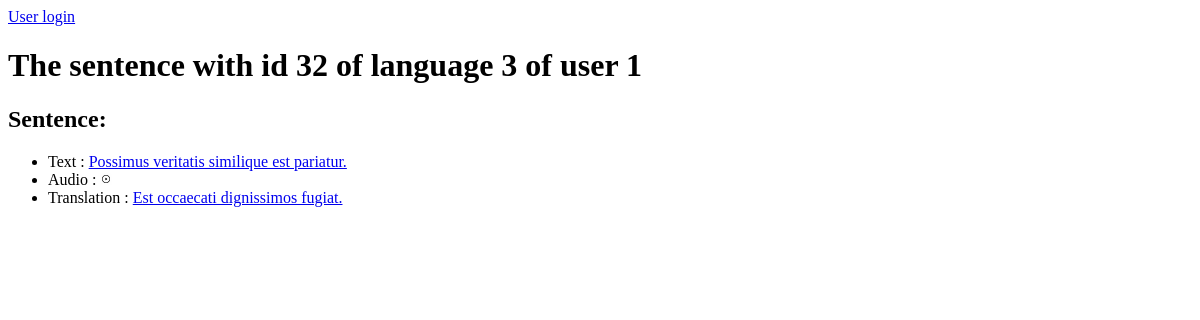
Page /language/3/sentence/32/ on the earlier database version.
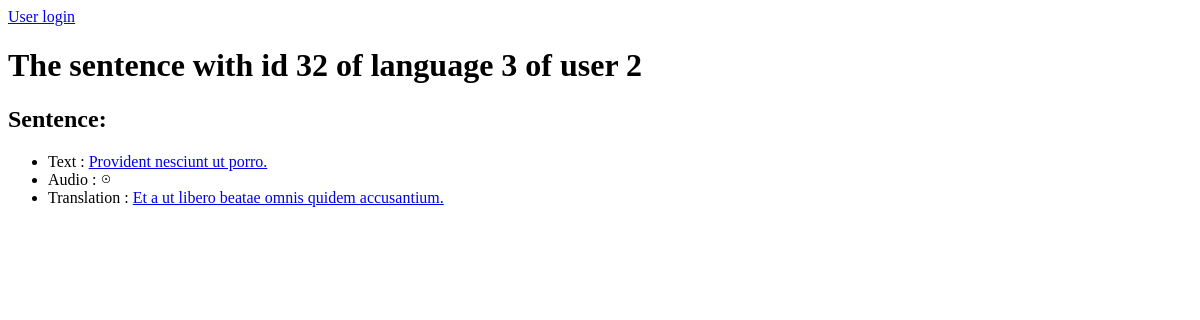
Same page on the later database version.
### atcatalog/model/atcmodel.py (models this page shows, shortened)
class Sentence(db.Model):
    id = db.Column(db.Integer, primary_key=True)
    text = db.Column(db.Text, nullable=False)
    translation = db.Column(db.Text)
    audio = db.Column(db.String(255))
    user_id = db.Column(db.Integer,
                        db.ForeignKey('user.id'), nullable = False)
    language_id = db.Column(db.Integer,
                        db.ForeignKey('language.id'), nullable = False)
    __table_args__ = (db.UniqueConstraint('text', 'user_id'),)

### atcatalog/views/sentence.py (the view)
@app.route('/language/<int:lid>/sentence/<int:sid>/')
@register_breadcrumb(app, '.language.sentence', 'Sentence', dynamic_list_constructor=view_sentence)
def sentence(lid, sid):
    sentence = Sentence.query.filter_by(language_id=lid, id=sid).one()
    return render_template('sentence.html', sentence=sentence)

### atcatalog/model/atcmodel.py (called while the page is built)
@event.listens_for(Engine, "connect")
def set_sqlite_pragma(dbapi_connection, connection_record):
    cursor = dbapi_connection.cursor()
    cursor.execute("PRAGMA foreign_keys=ON")
    cursor.close()

### atcatalog/templates/sentence.html (shortened to what this page needs)
{% extends "base.html" %}
{% block head %}
  {{ super() }}
  <link rel="stylesheet" href="{{ url_for('static', filename='sentence.css') }}" type="text/css" />
{% endblock %}
{% block header %}
    {{ super() }}
{% endblock %}
{% block headline %}
    <h1>
        The sentence with id {{ sentence.id }} of language {{ sentence.language_id }}
        of user {{ sentence.user_id }}
    </h1>
{% endblock %}
{% block content %}
        <h2>Sentence:</h2>
        <ul>
            <li>Text :
                <a href="{{ url_for('sentence_text', lid=sentence.language_id, sid=sentence.id) }}">
                    {{ sentence.text }}
                </a>
            </li>
            <li>Audio :
                <a href="{{ url_for('sentence_audio', lid=sentence.language_id, sid=sentence.id) }}">
                    <img src="{{ url_for('static', filename='images/rounded-play-button.jpg')}}" height="12">
                </a>
            </li>
            <li>Translation :
                <a href="{{ url_for('sentence_translation', lid=sentence.language_id, sid=sentence.id) }}">
                    {{ sentence.translation }}
                </a>
            </li>
        </ul>
{% endblock %}

Differences in the rows shown:
changed Sentence id 32: user_id "1" → "2"; text "Possimus veritatis similique est pariatur." → "Provident nesciunt ut porro."; translation "Est occaecati dignissimos fugiat." → "Et a ut libero beatae omnis quidem accusantium."
